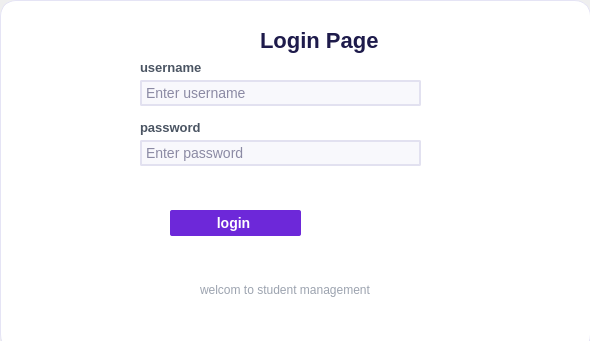
<?xml version="1.0" encoding="UTF-8"?>
<ui version="4.0">
 <class>loginpage</class>
 <widget class="QMainWindow" name="loginpage">
  <property name="geometry">
   <rect>
    <x>0</x>
    <y>0</y>
    <width>590</width>
    <height>341</height>
   </rect>
  </property>
  <property name="windowTitle">
   <string>MainWindow</string>
  </property>
  <widget class="QWidget" name="centralwidget">
   <widget class="QGroupBox" name="groupBox">
    <property name="geometry">
     <rect>
      <x>0</x>
      <y>-10</y>
      <width>591</width>
      <height>361</height>
     </rect>
    </property>
    <property name="styleSheet">
     <string notr="true">QGroupBox {
    background-color: #FFFFFF;
    border: 1px solid #E5E4F5;
    border-radius: 16px;
    margin-top: 10px;
}
QGroupBox::title {
    subcontrol-origin: margin;
    subcontrol-position: top left;
    padding: 0 4px;
    color: transparent; /* hide default title box if you have your own QLabel title */
}</string>
    </property>
    <property name="title">
     <string/>
    </property>
    <widget class="QLabel" name="title_label">
     <property name="geometry">
      <rect>
       <x>260</x>
       <y>30</y>
       <width>131</width>
       <height>41</height>
      </rect>
     </property>
     <property name="styleSheet">
      <string notr="true">QLabel {
    color: #1E1B4B;
    font-family: &quot;Segoe UI&quot;;
    font-size: 22px;
    font-weight: 600;
}</string>
     </property>
     <property name="text">
      <string>Login Page</string>
     </property>
    </widget>
    <widget class="QLabel" name="username_label">
     <property name="geometry">
      <rect>
       <x>140</x>
       <y>67</y>
       <width>111</width>
       <height>21</height>
      </rect>
     </property>
     <property name="styleSheet">
      <string notr="true">QLabel {
    color: #4B5563;
    font-family: &quot;Segoe UI&quot;;
    font-size: 13px;
    font-weight: 500;
}</string>
     </property>
     <property name="text">
      <string>username</string>
     </property>
    </widget>
    <widget class="QLabel" name="password_label">
     <property name="geometry">
      <rect>
       <x>140</x>
       <y>127</y>
       <width>121</width>
       <height>21</height>
      </rect>
     </property>
     <property name="styleSheet">
      <string notr="true">QLabel {
    color: #4B5563;
    font-family: &quot;Segoe UI&quot;;
    font-size: 13px;
    font-weight: 500;
}</string>
     </property>
     <property name="text">
      <string>password</string>
     </property>
    </widget>
    <widget class="QLabel" name="error_label">
     <property name="geometry">
      <rect>
       <x>200</x>
       <y>290</y>
       <width>251</width>
       <height>20</height>
      </rect>
     </property>
     <property name="styleSheet">
      <string notr="true">QLabel {
    color: #9CA3AF;
    font-family: &quot;Segoe UI&quot;;
    font-size: 12px;
}</string>
     </property>
     <property name="text">
      <string>welcom to student management</string>
     </property>
    </widget>
    <widget class="QLineEdit" name="userame_lineEdit">
     <property name="geometry">
      <rect>
       <x>140</x>
       <y>90</y>
       <width>281</width>
       <height>26</height>
      </rect>
     </property>
     <property name="styleSheet">
      <string notr="true">QLineEdit {
    background-color: #F8F8FC;
    border: 1.5px solid #E2E1F0;
    border-radius: 2px;
    padding: 2px 2px;
    font-family: &quot;Segoe UI&quot;;
    font-size: 14px;
    color: #1E1B4B;
    selection-background-color: #6D28D9;
}
QLineEdit:focus {
    border: 1.5px solid #6D28D9;
    background-color: #FFFFFF;
}
QLineEdit:hover {
    border: 1.5px solid #C7C5E8;
}</string>
     </property>
     <property name="placeholderText">
      <string>Enter username</string>
     </property>
    </widget>
    <widget class="QLineEdit" name="password_lineEdit">
     <property name="geometry">
      <rect>
       <x>140</x>
       <y>150</y>
       <width>281</width>
       <height>26</height>
      </rect>
     </property>
     <property name="styleSheet">
      <string notr="true">QLineEdit {
    background-color: #F8F8FC;
    border: 1.5px solid #E2E1F0;
    border-radius: 2px;
    padding: 2px 2px;
    font-family: &quot;Segoe UI&quot;;
    font-size: 14px;
    color: #1E1B4B;
    selection-background-color: #6D28D9;
}
QLineEdit:focus {
    border: 1.5px solid #6D28D9;
    background-color: #FFFFFF;
}
QLineEdit:hover {
    border: 1.5px solid #C7C5E8;
}</string>
     </property>
     <property name="echoMode">
      <enum>QLineEdit::Password</enum>
     </property>
     <property name="placeholderText">
      <string>Enter password</string>
     </property>
    </widget>
    <widget class="QPushButton" name="login_pushButton">
     <property name="geometry">
      <rect>
       <x>170</x>
       <y>220</y>
       <width>131</width>
       <height>26</height>
      </rect>
     </property>
     <property name="styleSheet">
      <string notr="true">QPushButton {
    background-color: #6D28D9;
    color: #FFFFFF;
    border: none;
    border-radius: 2px;
    padding: 2px 2px;
    font-family: &quot;Segoe UI&quot;;
    font-size: 14px;
    font-weight: 600;
}
QPushButton:hover {
    background-color: #5B21B6;
}
QPushButton:pressed {
    background-color: #4C1D95;
}</string>
     </property>
     <property name="text">
      <string>login </string>
     </property>
    </widget>
   </widget>
  </widget>
 </widget>
 <resources/>
 <connections/>
</ui>
